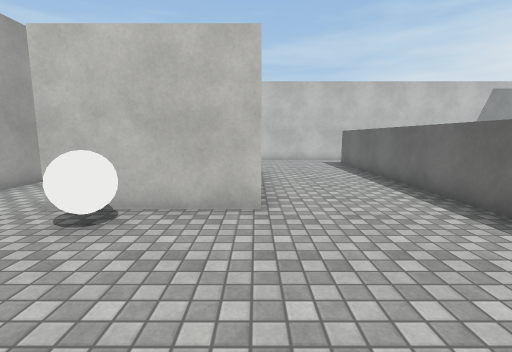
View 1 (above)

20 first-person views from a walk through a Unity game level. The camera is 1.4 m above the floor, tilts 8° down and sees 85° across. The floor is counted in squares, 1 m on a side. Each view is taken from the middle of a square. On the plan, view 1 faces up. The plan holds only what a view shows up to about 14 squares ahead; the rest is blank. The player character is not drawn. Surface patterns are stand-ins for the level's own textures.

View 2
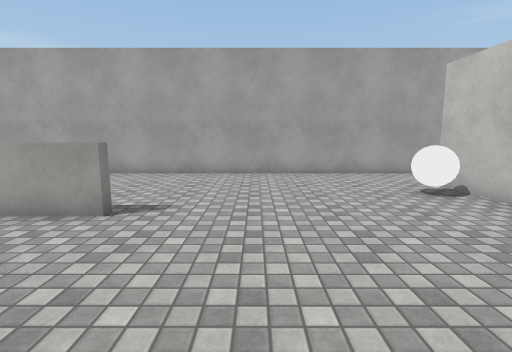

View 3
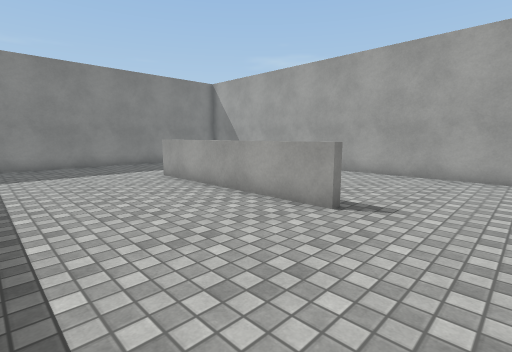

View 4
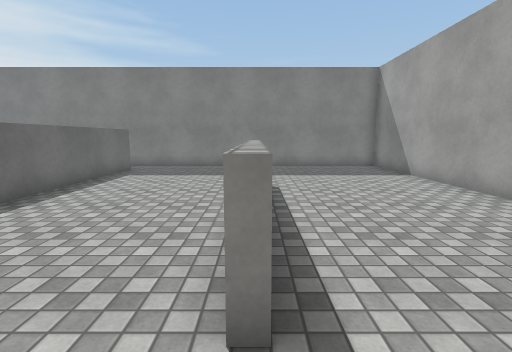

View 5
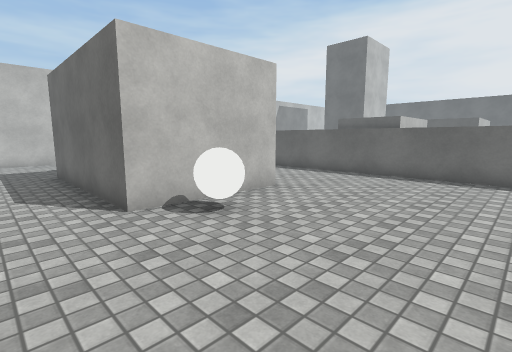

View 6
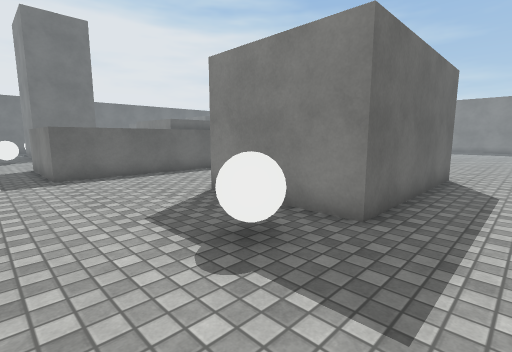

View 7
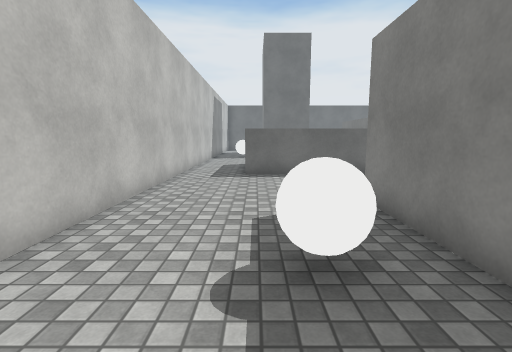

View 8
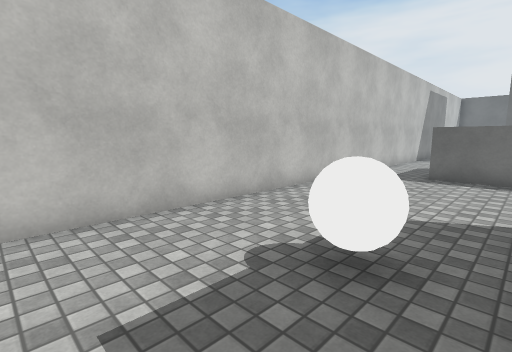

View 9
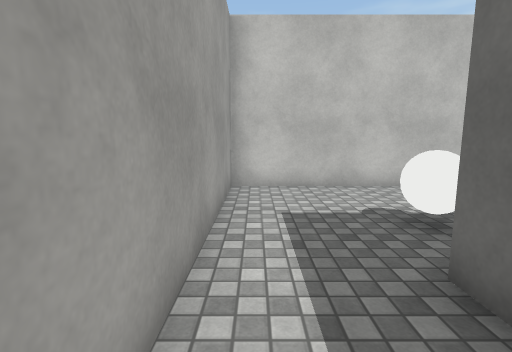

View 10
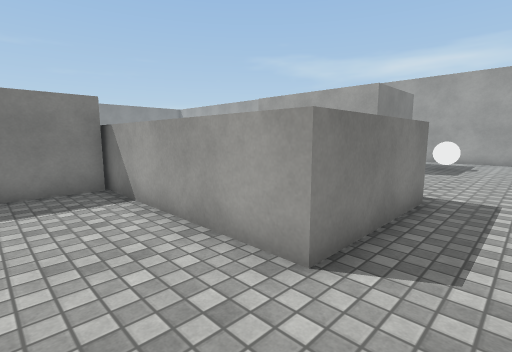

View 11
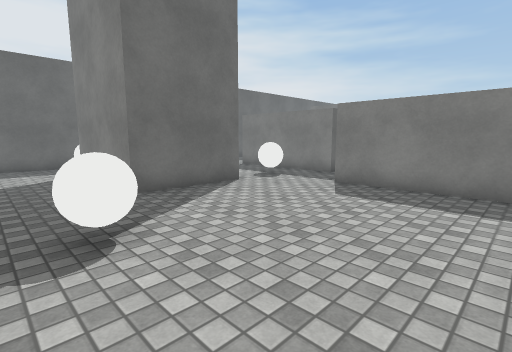

View 12
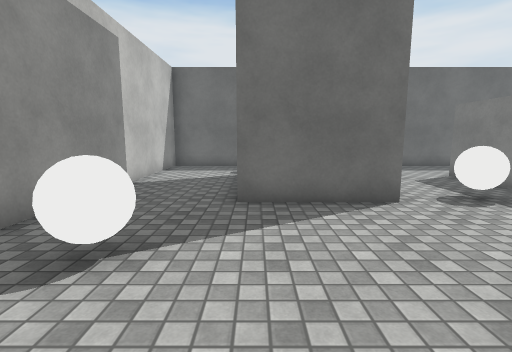

View 13
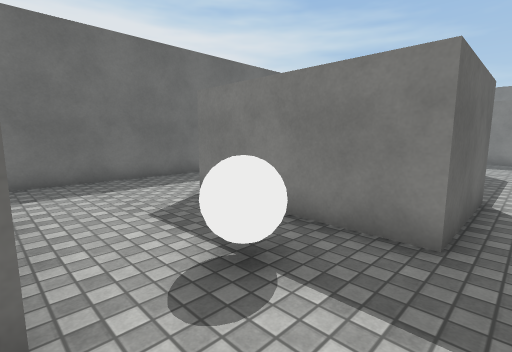

View 14
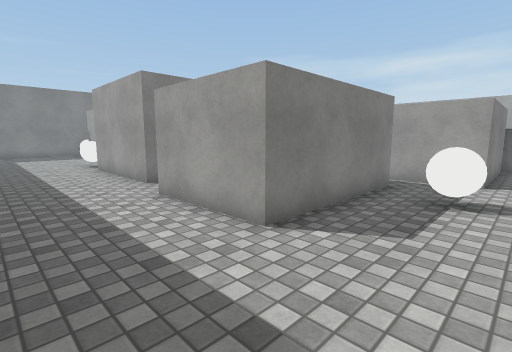

View 15
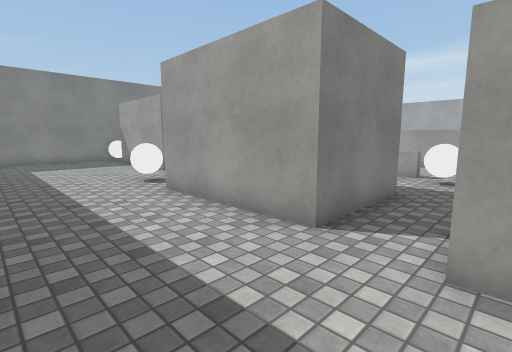

View 16
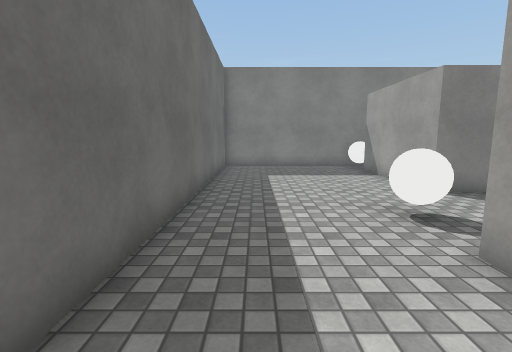

View 17
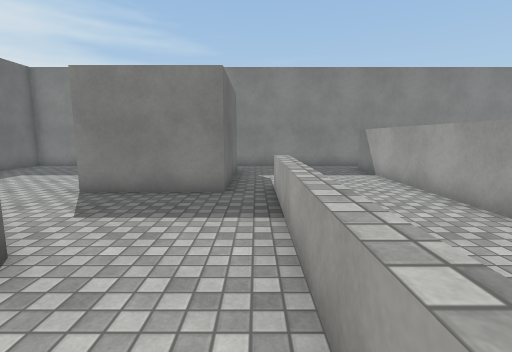

View 18
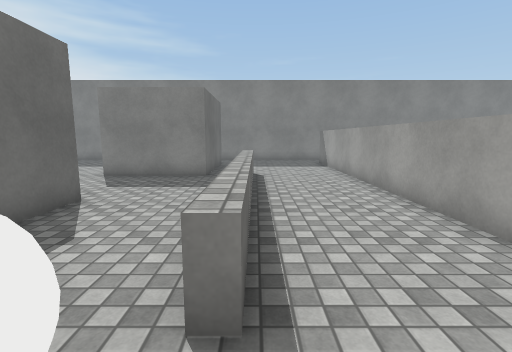

View 19
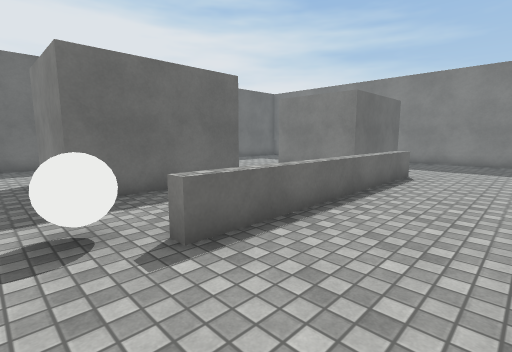

View 20
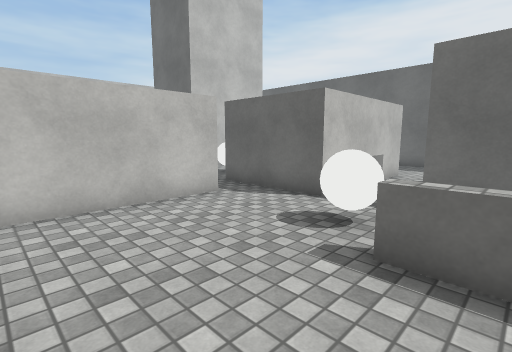

### Floor plan
Points are (right, up) in squares from view 1. A wall is a line through its corners. A room is listed if a view was taken in it or the views show most of it. See-through windows are left out.
Room 1 (views 1, 2, 3, 4, 5, 6, 7, 8, 9, 11)
walls: (-0.8, -2.6) (-0.8, -9.6); (0.1, 5.3) (-4.1, 5.3) (-4.1, 11.6) (0.1, 11.6); (4.4, 0.4) (4.4, 14.4) (8.6, 14.4); (4.4, -13) (4.4, -6.8); (9.1, 16.9) (-6.7, 16.9) (-6.7, -14.5) (5.1, -14.5)
ways out: opening at (9, -14) to room 2; opening at (9.5, 15.5) to room 2
objects: white ball (-3, 4); white ball (-3, 13)
Room 2 (views 10, 12, 13, 14, 15, 16, 17, 18, 19, 20)
walls: (14.7, 2.5) (14.7, 6.1) (19.9, 6.1) (19.9, 2.5) (14.7, 2.5); (13.5, 4.8) (9.1, 4.8); (15.9, -4.1) (15.9, 0.7) (19.4, 0.7) (19.4, -4.1); (8.6, 0.8) (8.6, -13); (23.5, 0.1) (23.5, 9.5); (15.9, 9.9) (15.9, 13.4) (20.5, 13.4); (17.9, 9.9) (17.2, 9.9); (8.6, 8.1) (13.4, 8.1) (13.4, 5.6); (13.8, -12.6) (13.8, -8) (17.5, -8) (17.5, -12.6); (23.5, 12.6) (23.5, 16.9) (14.1, 16.9); (8.6, 14.4) (8.6, 7.8); (16.8, -14.5) (23.5, -14.5) (23.5, -2.5); (8, -14.5) (14, -14.5)
low walls: (12.5, -1.5) (12.5, -7.4); (12.1, -8.8) (12.1, 0.2) (12.5, 0.2) (12.5, -0.5)
ways out: opening at (9, -14) to room 1; opening at (9.5, 15.5) to room 1
objects: white ball (13, 1); white ball (13, 15); white ball (16, 8); white ball (17, -14); white ball (19, -6); other object (21, 13)

Where each view was taken, in squares from view 1:
view 1: 0 up, 0 right, facing up
view 2: 0 up, 4 right, facing left
view 3: 0 up, 4 right, facing down-left
view 4: 1 down, 1 left, facing down
view 5: 0 up, 6 left, facing up-right
view 6: 16 up, 6 left, facing down-right
view 7: 14 up, 6 left, facing right
view 8: 12 up, 6 left, facing up-right
view 9: 9 up, 6 left, facing up
view 10: 16 up, 11 right, facing down-left
view 11: 16 up, 9 right, facing down-right
view 12: 13 up, 10 right, facing right
view 13: 10 up, 14 right, facing down-right
view 14: 9 up, 23 right, facing down-left
view 15: 3 up, 23 right, facing down-left
view 16: 1 down, 22 right, facing down
view 17: 1 down, 13 right, facing down
view 18: 2 up, 12 right, facing down
view 19: 2 up, 9 right, facing down-right
view 20: 1 down, 9 right, facing up-right
